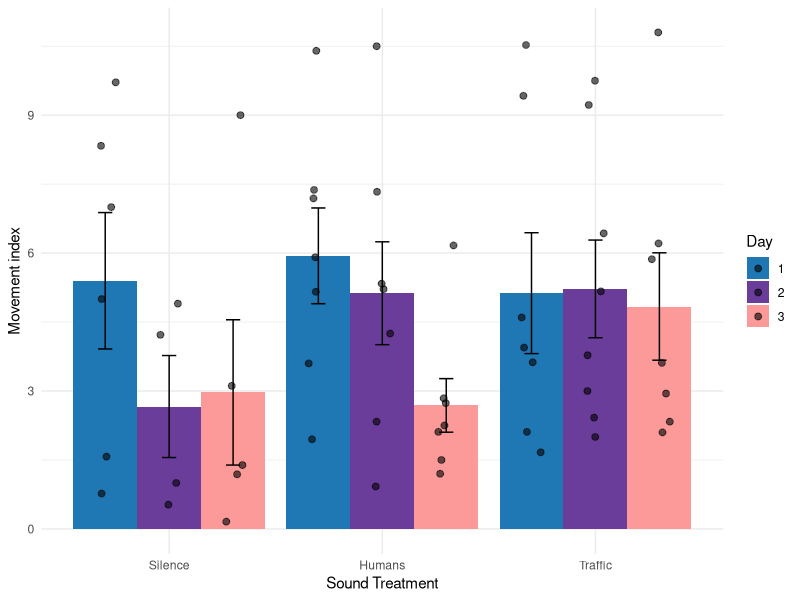
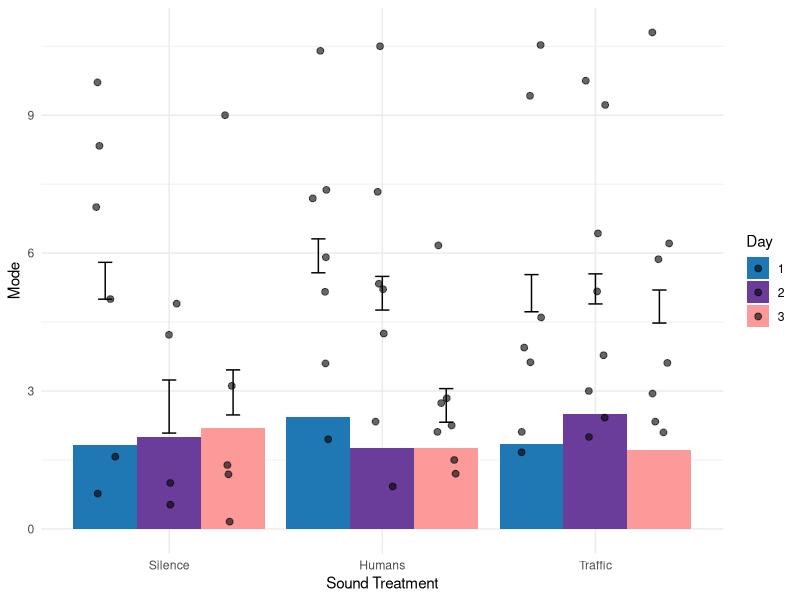
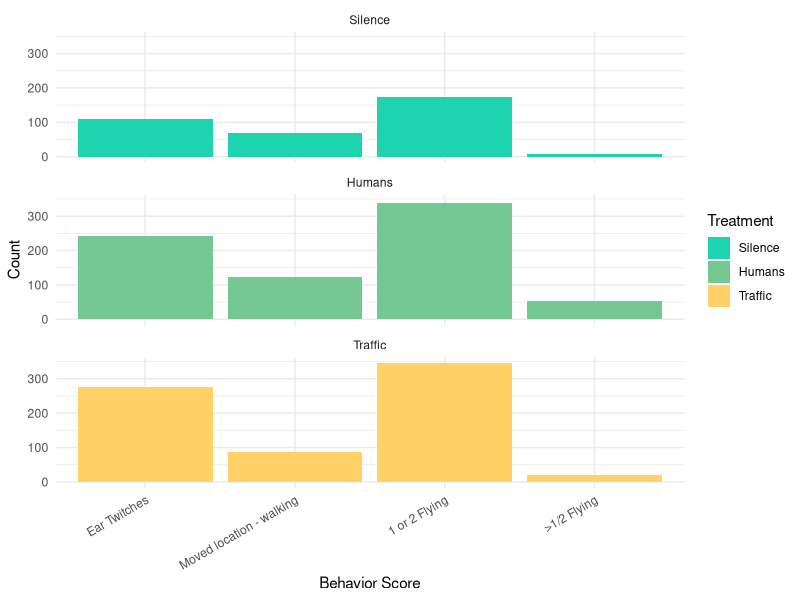
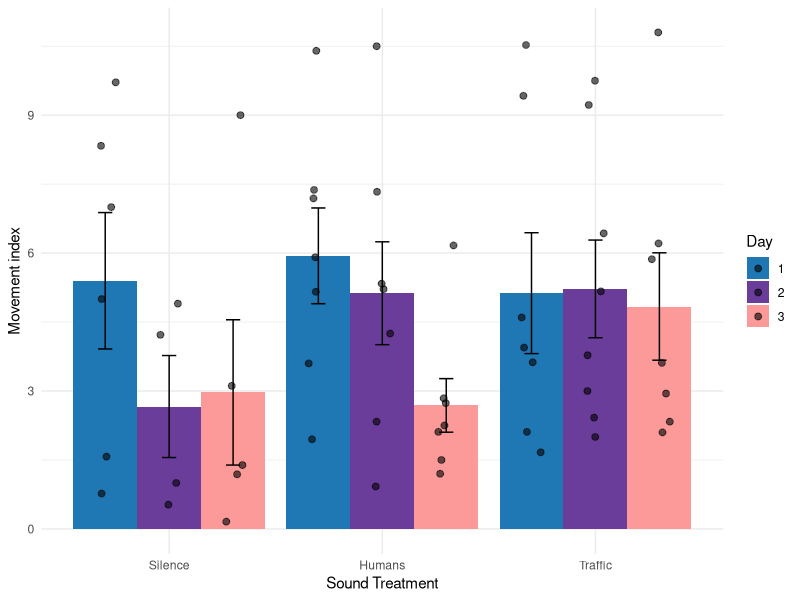
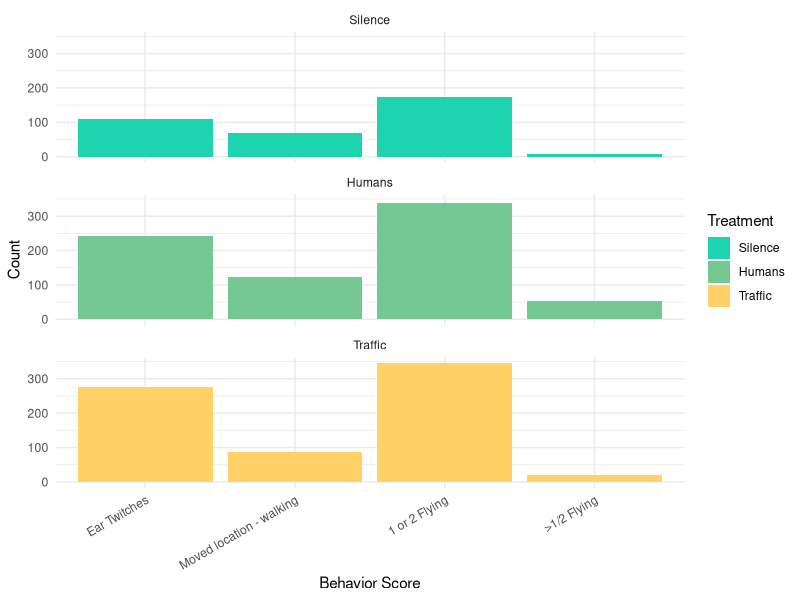

Recreate these plots in R, in order. (Note: this script raises an error after producing the figures.)
## ---- chunk 1
library(tidyverse)
library(readxl)
library(lubridate)
library(ordinal)
library(emmeans)
library(lme4)
## ---- chunk 2
###palette controls for plotting colors, controls all plots


# Define color palette for groups outside the plot (put here so you can control later)
my_day_colors <- c(
  "1" = "#1f78b4",   # Nice blue
  "2" = "#6a3d9a",   # Violet
  "3" = "#fb9a99"    # Pink
)

# 

## ---- chunk 3
Mode <- function(x, na.rm = FALSE) {
  if(na.rm){
    x = x[!is.na(x)]
  }

  ux <- unique(x)
  return(ux[which.max(tabulate(match(x, ux)))])
}
## ---- chunk 4

#read in the data


Roost_Data <- read_excel("Roost Data.xlsx", 
    sheet = "ABC Scores aligned TEMP", col_types = c("text", 
        "numeric", "text", "numeric", "text")) %>%
      mutate(
     # Convert from character to numeric       
    Time= as.numeric(Time),
    #make time read as time 
    Time = format(as.POSIXct(Time * 86400, origin = "1970-01-01",  tz="America/Panama"), "%H:%M") 
   
  ) %>%
      
      #rename number of videos 
      rename(n_videos = `# of videos`) %>%
      mutate(n_videos = as.numeric(n_videos), 
             Score = as.numeric(Score)) %>%
      
            filter(!is.na(Score)) %>%#filter out rows with NAs
  
  # Separate Trial into treatments, roost, and day 
  separate(Trial, into = c("Roost", "Treatment", "Day"), sep = "-", remove = FALSE)  %>%
      # Make Treatments names better
      mutate(Treatment = case_match( Treatment, 
                                 "S" ~ "Silence", 
                                 "H" ~ "Humans", 
                                 "T" ~ "Traffic"),
     #Use this line to oder 
             Treatment = factor(Treatment,
                              levels = c(
                                "Silence",
                                "Humans",
                                "Traffic"
                                     ),
                        ordered = TRUE)
                         )
      


# Read in trial attributes

Roost_attributes <- read_excel("Roost Data.xlsx")
# View(Roost_attributes)

#left join roost attributes to get environmental data for each trial


str(Roost_Data)
## ---- chunk 5


Roost_summary <- Roost_Data %>%
      group_by(Roost, Trial, Treatment, Day) %>%
      summarize(n_videos= Mode(n_videos, na.rm = TRUE), # # of videos
                median = median(Score), #Median score
                max = max(Score), 
                Mode = Mode(Score),  #Modal score
                sum_score = sum(Score)) %>%  #change in sum(n_videos) to average when this fills in 
      mutate(disturbance_index = sum_score/n_videos)  #Summed all the ordinal behaviors/ # of videos 

Roost_summary


Roost_summary_SE <- Roost_summary %>%
  group_by(Treatment, Day) %>%
  summarize(
    mean_disturbance = mean(disturbance_index, na.rm = TRUE),
    se_disturbance = sd(disturbance_index, na.rm = TRUE) / sqrt(n()),# Standard Error
    mean_mode = mean(Mode, na.rm = TRUE), 
    se_mode = sd(Mode, na.rm = TRUE) / sqrt(n()),
    .groups = "drop"
  )
## ---- chunk 6

# Define color palette for groups outside the plot (put here so you can control later)

my_day_colors <- c(
  "1" = "#1f78b4",   # Nice blue
  "2" = "#6a3d9a",   # Violet
  "3" = "#fb9a99"    # Pink
)



# Movement index
ggplot(Roost_summary_SE, aes(x = Treatment, y = mean_disturbance, fill = Day)) +
  geom_col(position = position_dodge(width = 0.9)) +     # Make bar chart
  geom_errorbar(aes(ymin = mean_disturbance - se_disturbance,   # Add in error bats 
                    ymax = mean_disturbance + se_disturbance),
                position = position_dodge(width = 0.9),
                width = 0.2) +
  geom_point(data = Roost_summary,  # Add in points from each trial over top 
             aes(x = Treatment, y = disturbance_index),
             position = position_jitterdodge(jitter.width = 0.1, dodge.width = .9),
             alpha = 0.6,
             size = 2) +
  theme_minimal() +  #make color theme
  scale_fill_manual(values = my_day_colors) +
  ylab("Movement index") +  # Add x axis label
  xlab("Sound Treatment")   # Add y axis label

ggsave("Movement_index_plot.pdf")


#Mode
ggplot(Roost_summary_SE, aes(x = Treatment, y = mean_mode, fill = Day)) +
  geom_col(position = position_dodge(width = 0.9)) +     # Make bar chart
  geom_errorbar(aes(ymin = mean_disturbance - se_mode,   # Add in error bats 
                    ymax = mean_disturbance + se_mode),
                position = position_dodge(width = 0.9),
                width = 0.2) +
  geom_point(data = Roost_summary,  # Add in points from each trial over top 
             aes(x = Treatment, y = disturbance_index),
             position = position_jitterdodge(jitter.width = 0.1, dodge.width = .9),
             alpha = 0.6,
             size = 2) +
  theme_minimal() +  #make color theme
  scale_fill_manual(values = my_day_colors) +
  ylab("Mode") +  # Add x axis label
  xlab("Sound Treatment")   # Add y axis label





## ---- chunk 7
#y= frequency x = scores 

#palette for humans treatment
my_treatment_colors <- c(
  "Silence" = "#1dd3b0",  # Turquoise
  "Humans"  = "#76c893",  # Soft Green
  "Traffic" = "#ffd166"   # Warm Yellow
)


Roost_Data %>%
      mutate(Score = case_match(
      Score,
      1 ~ "Ear Twitches",
      2 ~ "Moved location - walking",
      3 ~ "1 or 2 Flying",
      4 ~ ">1/2 Flying",
      5 ~ "Abandoning roost",
      .default = NA_character_
    ),
    Score = factor(
      Score,
      levels = c(
        "Ear Twitches",
        "Moved location - walking",
        "1 or 2 Flying",
        ">1/2 Flying",
        "Abandoning roost"
      ),
      ordered = TRUE
    )
  ) %>%
     ggplot(aes(x = Score, fill = Treatment)) +
  geom_bar() +  # Use geom_bar for categorical/factor x-axis
  facet_wrap(~Treatment, dir = "v") +
  theme_minimal() +
  scale_fill_manual(values = my_treatment_colors) +
  xlab("Behavior Score") +
  ylab("Count") +
  theme(axis.text.x = element_text(angle = 30, hjust = 1)) 

ggsave("behavior_frequencies_plot.pdf")
                                
                        
                              

## ---- chunk 8

# Model : Score ~ treatment*day (1|roost)
Roost_Data_Stats <- Roost_Data %>%
  mutate(
    Score = factor(Score, ordered = TRUE),  # ordinal response
    Day = factor(Day, ordered = TRUE),                      # ordinal predictor
    Roost = factor(Roost),                   # grouping factor
    Treatment = factor(Treatment)
  ) 
  
  model <- clmm(Score ~ Treatment * Day + (1 | Roost), data = Roost_Data_Stats)
summary(model)

model_no_interaction <- clmm(Score ~ Treatment + Day + (1 | Roost), data = Roost_Data_Stats)

anova(model, model_no_interaction)  # Likelihood Ratio Test

emmeans(model, ~ Treatment)


emmeans(model, ~ Treatment | Day)  # Treatment effects within each Day
# or
emmeans(model, ~ Day | Treatment)  # Day effects within each Treatment

plot(emmeans(model, ~ Treatment | Day, mode = "prob"))




# Model : Score ~ treatment*day (1|roost)
Roost_summary_stats <- Roost_summary %>%
  mutate(
    Day = factor(Day, ordered = TRUE),                      # ordinal predictor
    Roost = factor(Roost),                   # grouping factor
    Treatment = factor(Treatment)
  ) 
  
  model2 <- glmer(disturbance_index ~ Treatment * Day + (1 | Roost), data = Roost_summary_stats)
summary(model2)

model_no_interaction <- glmer(disturbance_index ~ Treatment + Day + (1 | Roost), data = Roost_summary_stats)

anova(model, model_no_interaction)  # Likelihood Ratio Test

emmeans(model, ~ Treatment)


emmeans(model, ~ Treatment | Day)  # Treatment effects within each Day
# or
emmeans(model, ~ Day | Treatment)  # Day effects within each Treatment

plot(emmeans(model, ~ Treatment | Day, mode = "prob"))
